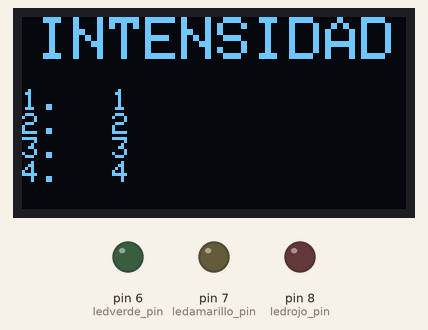
Bench run of a sketch on a simulated Arduino Uno, built with avr-gcc and run on an emulated ATmega328P. Shown: 128×64 one-colour display, output pins drawn as LEDs (lit = HIGH).

Above: at 0.1 s.

The sketch:

Menus_proyecto.ino
```cpp
//////////////////////////////////////////////////////
#include <Adafruit_GFX.h>   // libreria para pantallas graficas
#include <Adafruit_SSD1306.h>   // libreria para controlador SSD1306
#define ANCHO 128     // reemplaza ocurrencia de ANCHO por 128
#define ALTO 64       // reemplaza ocurrencia de ALTO por 64
#define OLED_RESET 4      // necesario por la libreria pero no usado
Adafruit_SSD1306 oled(ANCHO, ALTO, &Wire, OLED_RESET);  // crea objeto


/////////////////////////////////////////////////2//////
int ledrojo_pin = 8;
int ledamarillo_pin = 7;
int ledverde_pin = 6;

///////////////////////////////////////////////////////


void setup() {
  //////////////////////////////////////
  Serial.begin(9600);
  Wire.begin();         // inicializa bus I2C
  oled.begin(SSD1306_SWITCHCAPVCC, 0x3C); // inicializa pantalla con direccion 0x3C
  oled.clearDisplay();
  oled.display();
  //////////////////////////////////////

  pinMode(ledrojo_pin, OUTPUT);
  pinMode(ledamarillo_pin, OUTPUT);
  pinMode(ledverde_pin, OUTPUT);

}
//MENUS
/*void buzzer()
{
  tone(buzzer_pin, 1700);
  delay(200);
  noTone(buzzer_pin);
}
*/


void off()
{
  oled.clearDisplay();
  oled.setTextColor(WHITE);
  oled.setCursor(25, 15);
  oled.setTextSize(2);
  oled.print("Sistema");
  oled.setCursor(25, 35);
  oled.setTextSize(2);
  oled.print("Apagado");
  oled.display();
  digitalWrite(ledrojo_pin, LOW);
  digitalWrite(ledverde_pin, LOW);
  digitalWrite(ledamarillo_pin, LOW);


}
void  menuINT()
{
  oled.clearDisplay();
  oled.setTextColor(WHITE);
  oled.setCursor(5, 0);
  oled.setTextSize(2);
  oled.println("INTENSIDAD");
  oled.setTextSize(1);
  oled.println("");
  oled.println("1.   1");
  oled.println("2.   2");
  oled.println("3.   3");
  oled.println("4.   4");
  oled.display();
}

void  menutiempo()
{
  oled.clearDisplay();
  oled.setTextColor(WHITE);
  oled.setCursor(5, 0);
  oled.setTextSize(2);
  oled.println("--TIEMPO--");
  oled.setTextSize(1);
  oled.println("");
  oled.println("1.  15 seg");
  oled.println("2.  30 seg");
  oled.println("3.  45 seg");
  oled.println("4.  1 min");
  oled.display();
}

void  menupri()
{
  oled.clearDisplay();
  oled.setTextColor(WHITE);
  oled.setCursor(0, 0);
  oled.setTextSize(2);
  oled.println("---MENU---");
  oled.println("");
  oled.setTextSize(1);
  oled.println("1.  Intensidad");
  oled.println("2.  Tiempo");
  oled.display();

}
void  aviso()
{
  oled.clearDisplay();
  oled.setTextColor(WHITE);
  oled.setCursor(0, 0);
  oled.setTextSize(2);
  oled.println("  AVISO!!");
  oled.println("");
  oled.setTextSize(1);
  oled.println(" Tiempo e intensidad");
  oled.println(" requerida antes de");
  oled.println("iniciar la simulacion");
  oled.display();

}
void loop() {

  menuINT();

}
```
